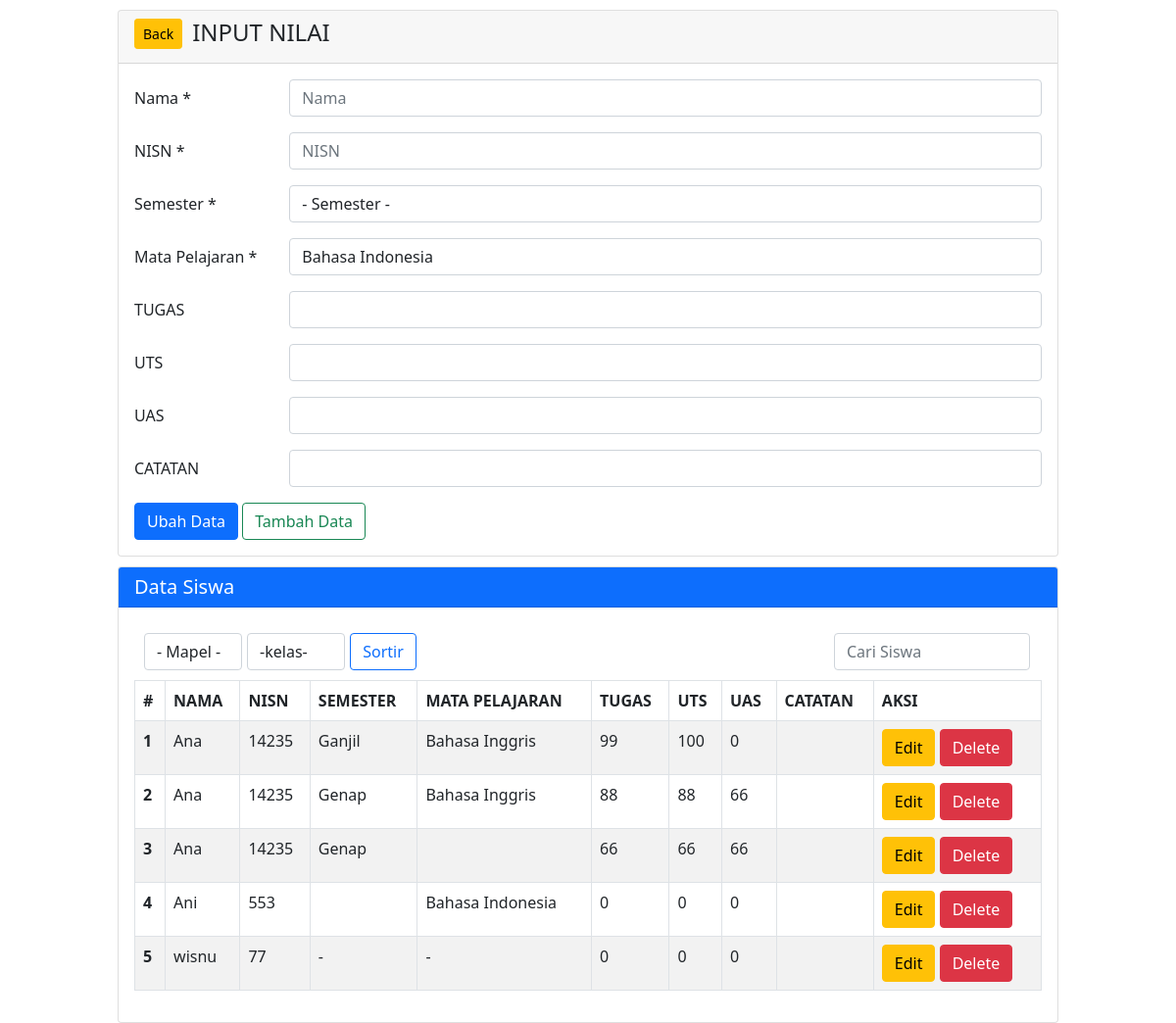
Screenshot of /nilai/bckup.php with the database file from the repository.
### tables this page shows
CREATE TABLE `nilai` (
  `idNilai` int(11) NOT NULL,
  `namaSiswa` varchar(50) NOT NULL,
  `kelasSiswa` varchar(10) NOT NULL,
  `mapel` varchar(20) NOT NULL,
  `nisn` varchar(20) NOT NULL,
  `semester` varchar(20) NOT NULL,
  `tugas` float NOT NULL,
  `uas` float NOT NULL,
  `uts` float NOT NULL,
  `rata_rata` int(11) NOT NULL,
  `predikat` varchar(20) NOT NULL
);

### nilai/proses.php (called while the page is built, shortened)
<?php
$namaSiswa = "";
$nisn = "";
if (isset($_GET['op'])) {
    $op = $_GET['op'];
} else {
    $op = "";
}
if ($op == 'edit') {
    $button = 'edit';
} else {
    $button = 'add';
}
?>

### nilai/bckup.php (the view, shortened to what this page needs)
<?php
require "../connection/koneksi.php";
require "proses.php";
$catatan = "";
?>
<!DOCTYPE html>
<html lang="en">
<head>
    <link href="https://cdn.jsdelivr.net/npm/bootstrap@5.0.2/dist/css/bootstrap.min.css" rel="stylesheet">
    <link rel="stylesheet" href="style.css">
</head>
<body>
    <div class="mx-auto">
        <div class="card">
            <div class="card-header">
                <div class="title">
                    <a href="crudSiswa.php" class="back btn btn-warning btn-sm"> Back </a>
                </div>
                <div class="">
                    <h4 class="">INPUT NILAI</h4>
                </div>
            </div>
            <div class="card-body">
                <form action="" method="POST">
                    <div class="mb-3 row">
                        <label for="namaSiswa" class="col-sm-2 col-form-label">Nama *</label>
                        <div class="col-sm-10">
                            <input type="text" class="form-control" placeholder="Nama" name="namaSiswa" value="<?php echo $namaSiswa ?>" require>
                        </div>
                    </div>
                    <div class="mb-3 row">
                        <label for="nisn" class="col-sm-2 col-form-label">NISN *</label>
                        <div class="col-sm-10">
                            <input type="text" class="form-control" placeholder="NISN" name="nisn" value="<?php echo $nisn ?>">
                        </div>
                    </div>
                    <div class="mb-3 row">
                        <label for="semester" class="col-sm-2 col-form-label" require>Semester *</label>
                        <div class="col-sm-10">
                            <select class="form-control" name="semester">
                                <option value="">- Semester -</option>
                            </select>
                        </div>
                    </div>
                    <div class="mb-3 row">
                        <label for="mapel" class="col-sm-2 col-form-label" require>Mata Pelajaran *</label>
                        <div class="col-sm-10">
                            <?php
                            $query_mapel = "SELECT mapel FROM mapel";
                            $result_mapel = $koneksi->query($query_mapel);
                            if ($result_mapel->num_rows > 0) {
                                echo '<select class="form-control" name="mapel">';
                                while ($row_mapel = $result_mapel->fetch_assoc()) {
                                    $mapel = $row_mapel["mapel"];
                                    echo '<option value="' . $mapel . '">' . $mapel . '</option>';
                                }
                                echo '</select>';
                            }
                            ?>
                        </div>
                    </div>
                    <div class="mb-3 row">
                        <label for="tugas" class="col-sm-2 col-form-label">TUGAS</label>
                        <div class="col-sm-10">
                            <input type="number" class="form-control" name="tugas" value="<?php echo $tugas ?>" max="100" min="0">
                        </div>
                    </div>
                    <div class="mb-3 row">
                        <label for="uts" class="col-sm-2 col-form-label">UTS</label>
                        <div class="col-sm-10">
                            <input type="number" class="form-control" name="uts" value="<?php echo $uts ?>" max="100" min="0">
                        </div>
                    </div>
                    <div class="mb-3 row">
                        <label for="uas" class="col-sm-2 col-form-label">UAS</label>
                        <div class="col-sm-10">
                            <input type="number" class="form-control" name="uas" value="<?php echo $uas ?>" max="100" min="0">
                        </div>
                    </div>
                    <div class="mb-3 row">
                        <label for="catatan" class="col-sm-2 col-form-label">CATATAN</label>
                        <div class="col-sm-10">
                            <input type="text" class="form-control" name="catatan" value="<?php echo $catatan ?>" >
                        </div>
                    </div>
                    <div class="button col-12">
                        <input type="submit" name="<?php echo $button ?>" value="Ubah Data" class="btn btn-primary">
                        <input type="submit" name="add" value="Tambah Data" class="btn btn-outline-success">
                    </div>
                </form>
            </div>
        </div>
    </div>
    <div class="data mx-auto">
        <div class="card">
            <h5 class="card-header text-white bg-primary">Data Siswa</h5>
            <div class="card-body">
                <form method="POST">
                    <div class="data-head">
                        <div class="sort">
                            <select class="select-mapel form-control" name="sortMapel">
                                <option value="">- Mapel -</option>
                            </select>
                            <select class="sort-kelas form-control" name="sortKelas">
                                <option value="noKelas">-kelas-</option>
                            </select>
                            <button class="btn btn-outline-primary" type="submit" name="sort">Sortir</button>
                        </div>
                        <div class="search-field">
                            <input type="text" id="myInput" onkeyup="myFunction()" placeholder="Cari Siswa" class="search form-control">
                        </div>
                    </div>
                </form>
                <table class="table table-bordered table-hover table-striped" id="myTable">
                    <thead>
                        <tr class="thead">
                            <th scope="col">#</th>
                            <th scope="col">NAMA</th>
                            <th scope="col">NISN</th>
                            <th scope="col">SEMESTER</th>
                            <th scope="col">MATA PELAJARAN</th>
                            <th scope="col">TUGAS</th>
                            <th scope="col">UTS</th>
                            <th scope="col">UAS</th>
                            <th scope="col">CATATAN</th>
                            <th scope="col">AKSI</th>
                        </tr>
                    </thead>
                    <tbody class="table-position">
                        <?php
                        $sql = "SELECT * FROM nilai WHERE 1=1";
                        $sql .= " ORDER BY namaSiswa ASC";
                        $q2 = mysqli_query($koneksi, $sql);
                        $urut = 1;
                        while ($r2 = mysqli_fetch_array($q2)) {
                            $idNilai = $r2['idNilai'];
                            $namaSiswa = $r2['namaSiswa'];
                            $mapel = $r2['mapel'];
                            $nisn = $r2['nisn'];
                            $semester = $r2['semester'];
                            $tugas = $r2['tugas'];
                            $uts = $r2['uts'];
                            $uas = $r2['uas'];
                        ?>
                            <tr>
                                <th scope="row"><?php echo $urut++ ?></th>
                                <td scope="row"><?php echo $namaSiswa ?></td>
                                <td scope="row"><?php echo $nisn ?></td>
                                <td scope="row"><?php echo $semester ?></td>
                                <td scope="row"><?php echo $mapel ?></td>
                                <td scope="row"><?php echo $tugas ?></td>
                                <td scope="row"><?php echo $uts ?></td>
                                <td scope="row"><?php echo $uas ?></td>
                                <td scope="row"><?php echo $catatam ?></td>
                                <td scope="row">
                                    <a href="index.php?op=edit&idNilai=<?php echo $idNilai ?>"><button type="button" class="btn btn-warning" name="edit">Edit</button></a>
                                    <button type="button" class="btn btn-danger" name="delete" data-bs-toggle="modal" data-bs-target="#myModal<?php echo $idNilai ?>">Delete</button>
                                </td>
                            </tr>
                        <?php } ?>
                    </tbody>
                </table>
            </div>
        </div>
    </div>
</body>
</html>

### nilai/style.css (style rules this page uses)
* { margin: 0; padding: 0px; }
.mx-auto { width: 80%; }
.card { margin-top: 10px; }
.card-header { display: flex; }
.back { margin-right: 10px; }
.search { width: 200px; margin-right: 2px; }
.sort { width: 30%; display: flex; margin: 10px; }
.search-field { display: flex; margin: 10px; }
.data-head { display: flex; justify-content: space-between; }
.sort-kelas { margin-right: 5px; width: 100%; }
.select-mapel { margin-right: 5px; width: 100%; }
.table { width: 100%; }

### rows the page displays
nilai: namaSiswa "Ana", nisn "14235", semester "Ganjil", mapel "Bahasa Inggris", tugas "99", uts "100", uas "0"
nilai: namaSiswa "Ana", nisn "14235", semester "Genap", mapel "Bahasa Inggris", tugas "88", uts "88", uas "66"
nilai: namaSiswa "Ana", nisn "14235", semester "Genap", tugas "66", uts "66", uas "66"
nilai: namaSiswa "Ani", nisn "553", mapel "Bahasa Indonesia", tugas "0", uts "0", uas "0"
nilai: namaSiswa "wisnu", nisn "77", semester "-", mapel "-", tugas "0", uts "0", uas "0"

### other values shown
form field mapel "Bahasa Indonesia"
